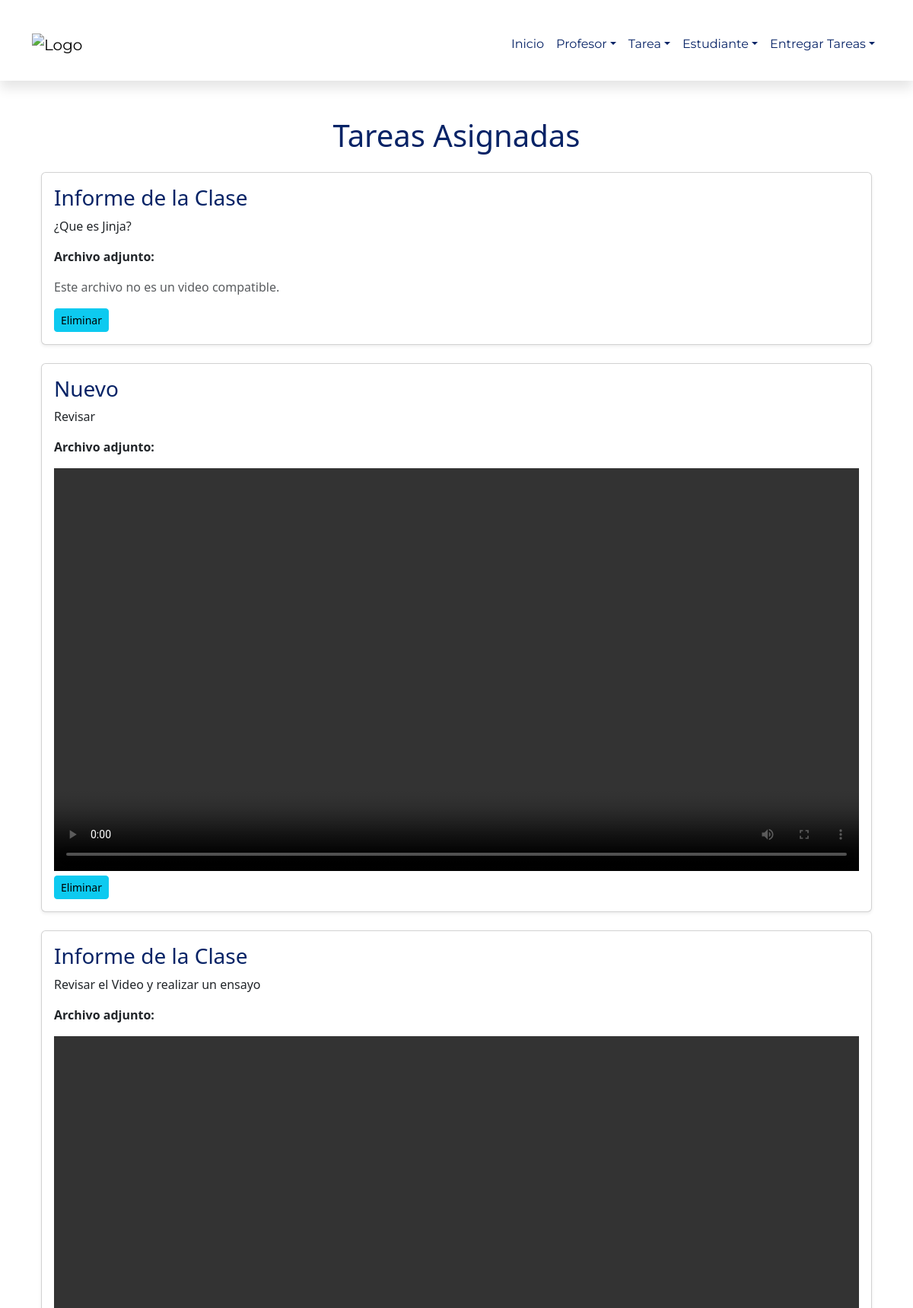
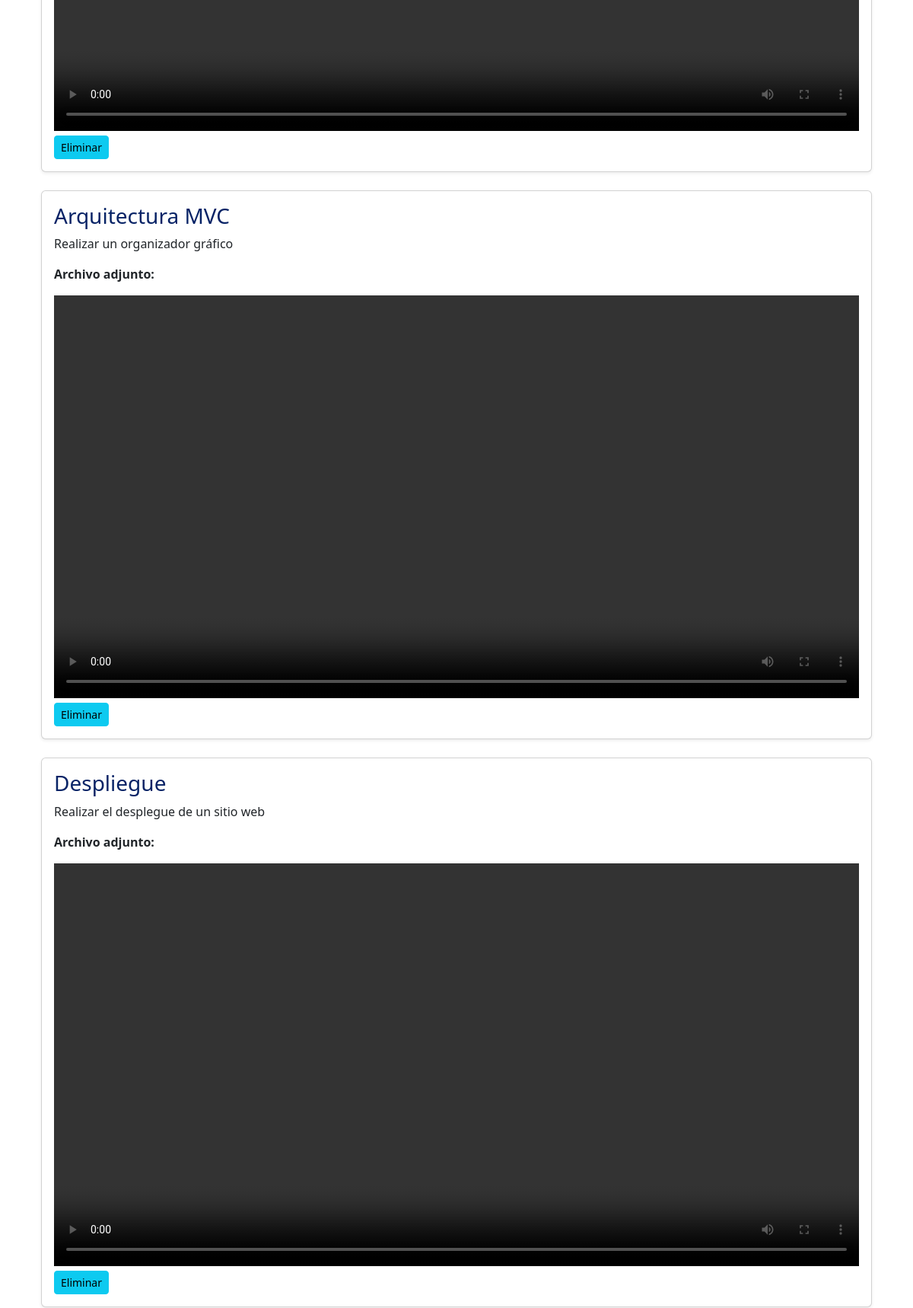
/listadoTarea/ (upper part), run on the app's committed database (2 pictures, top to bottom).
### Aplicaciones/Clases/models.py (models this page shows, shortened)
class Tarea(models.Model):
    id = models.AutoField(primary_key=True)
    titulo = models.CharField(max_length=200)
    descripcion = models.TextField()
    archivo = models.FileField(upload_to='tareas/')  # Usar FileField para manejar los archivos subidos
    profesor = models.ForeignKey(Profesor, on_delete=models.CASCADE)

### Aplicaciones/Clases/views.py (the view)
# urls.py: path('listadoTarea/', views.listadoTarea),
def listadoTarea(request):
    tareasBdd = Tarea.objects.select_related('profesor').all()
    return render(request, 'listadoTarea.html', {'tareas': tareasBdd})

### Aplicaciones/Clases/templatetags/extra_filters.py (called while the page is built)
@register.filter
def is_mp4(value):
    return value.endswith('.mp4')

### Aplicaciones/Clases/templates/listadoTarea.html (shortened to what this page needs)
{% extends "./plantilla.html" %}
{% load extra_filters %}
{% block contenido %}
<div class="container mt-5">
    <h1 class="text-center mb-4" style="color: #072366;">Tareas Asignadas</h1>
    {% for tarea in tareas %}
    <div class="card mb-4 shadow-sm">
        <div class="card-body">
            <h3 class="card-title" style="color: #072366;">{{ tarea.titulo }}</h3>
            <p class="card-text">{{ tarea.descripcion }}</p>
            {% if tarea.archivo %}
            <div class="mt-3">
                <p><strong>Archivo adjunto:</strong></p>
                {% with tarea.archivo.name|lower as archivo_name %}
                    {% if archivo_name|is_mp4 %}
                    <video width="100%" controls>
                        <source src="{{ MEDIA_URL }}{{ tarea.archivo.url }}" type="video/mp4">
                    </video>
                    {% else %}
                    <p class="text-muted">Este archivo no es un video compatible.</p>
                    {% endif %}
                {% endwith %}
            </div>
            {% else %}
            <p class="text-muted">No hay archivo adjunto.</p>
            {% endif %}
            <td>
                <a onclick="return confirm('¿Está seguro de que desea eliminar esta tarea?');" href="/eliminarTarea/{{ tarea.id }}" class="btn btn-info btn-sm">Eliminar</a>
            </td>
        </div>
    </div>
    {% endfor %}
</div>
{% endblock %}

### Aplicaciones/Clases/templates/plantilla.html (style rules this page uses)
.container { margin-top: 10px; }

### data on the page
Tarea: titulo "Informe de la Clase", descripcion "¿Que es Jinja?", shows "Archivo adjunto:", shows "Este archivo no es un video compatible."
Tarea: titulo "Nuevo", descripcion "Revisar"
Tarea: titulo "Informe de la Clase", descripcion "Revisar el Video y realizar un ensayo"
Tarea: titulo "Arquitectura MVC", descripcion "Realizar un organizador gráfico"
Tarea: titulo "Despliegue", descripcion "Realizar el desplegue de un sitio web"
